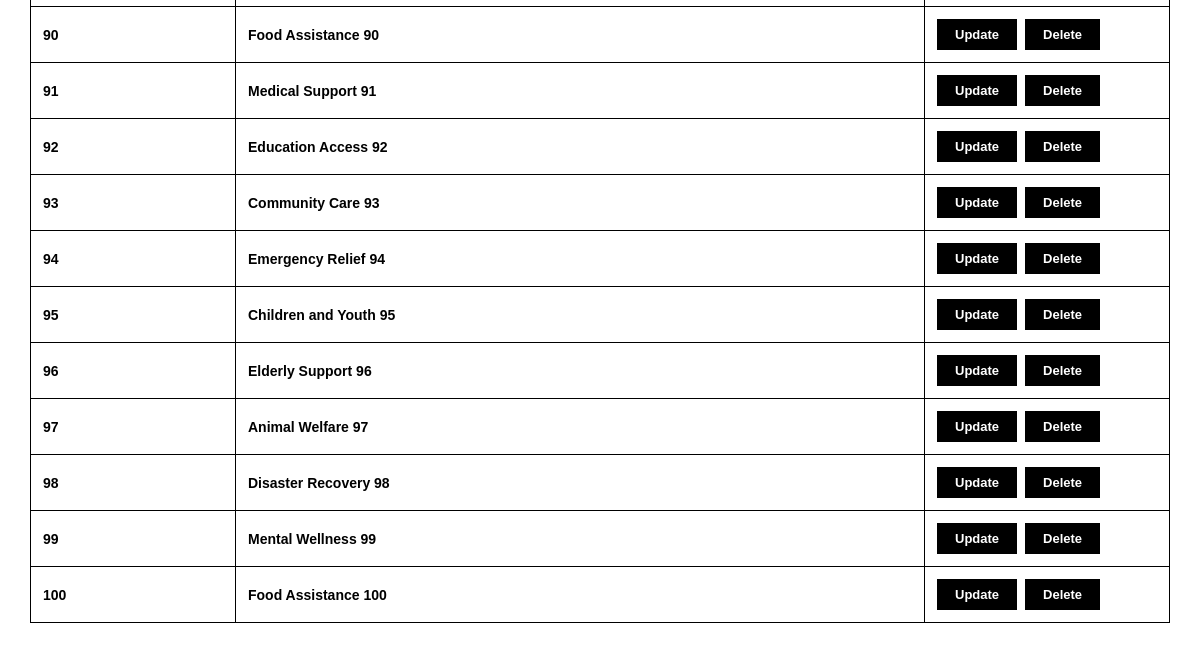
/categories (lower part), run on an earlier commit of the app's database.
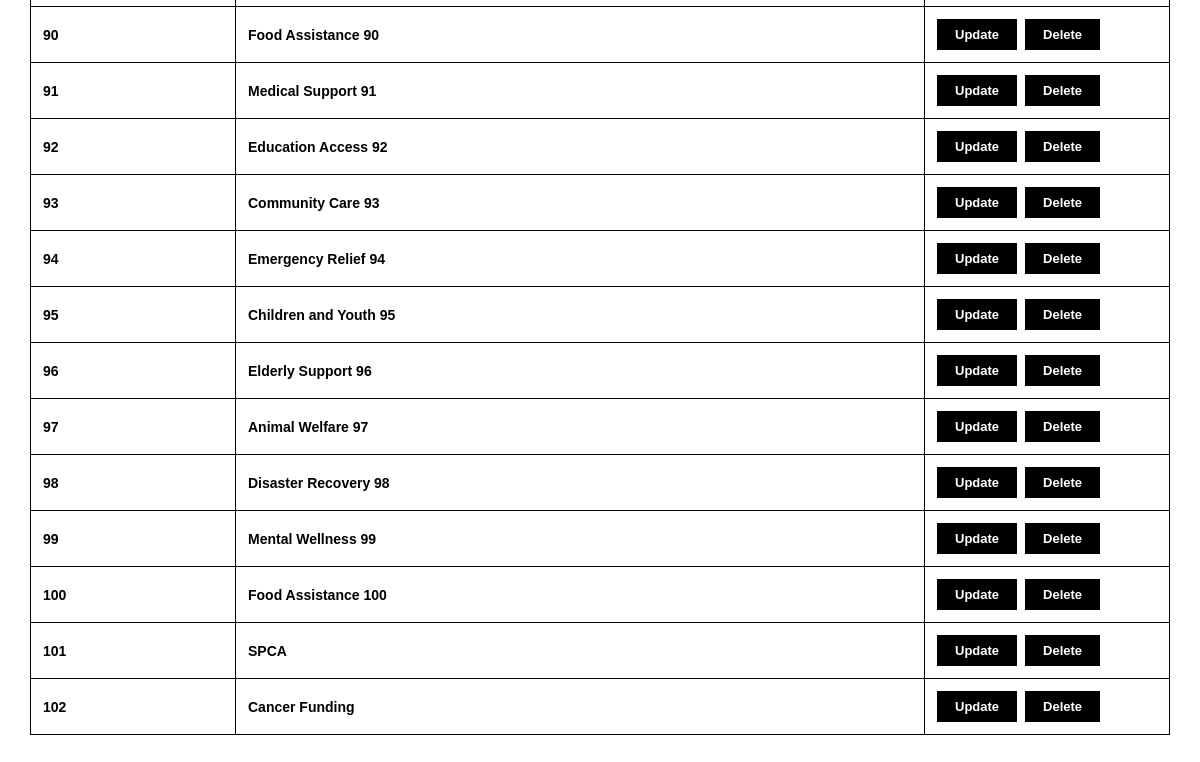
And on a later commit of the database.
### tables this page shows
CREATE TABLE category(
    category_id INTEGER PRIMARY KEY,
    category_name TEXT NOT NULL UNIQUE
);

### boundary/fundraising_category_routes.py (the view)
@fundraising_category_bp.route("/categories")
def main_page():
    search_term = request.args.get("search", "")
    if "search" in request.args:
        if search_term.strip():
            controller = search_fundraising_category_controller()
            categories = controller.searchCategories(search_term)
        else:
            flash("Category name needs to be provided.", "error")
            controller = view_fundraising_category_controller()
            categories = controller.viewFundraisingCategory()
    else:
            controller = view_fundraising_category_controller()
            categories = controller.viewFundraisingCategory()
    return render_template(
        "categories/category_main_page.html",
        categories=categories,
        search_term = search_term
    )

### control/view_fundraising_category_controller.py (called while the page is built)
    def viewFundraisingCategory(self) -> List["FundraisingCategory"]:
        return FundraisingCategory.getAllCategories()

### db.py (called while the page is built)
def get_connection():
    connection = sqlite3.connect(DB_PATH) #open database
    connection.row_factory = sqlite3.Row #Enable access to columns using name
    connection.execute("PRAGMA foreign_keys = ON") #enforce foreign keys
    return connection

### entity/fundraising_category.py (called while the page is built)
    @classmethod
    def fromRow(cls, row) -> "FundraisingCategory":
        return cls(
            categoryId = row["category_id"],
            categoryName = row["category_name"]
        )

    @classmethod
    def getAllCategories(cls) -> List["FundraisingCategory"]:
        connection = get_connection()
        cursor = connection.execute(
            """
            SELECT category_id, category_name
            FROM category
            ORDER BY category_id
            """
        )
        rows = cursor.fetchall()
        connection.close()
        return [cls.fromRow(row) for row in rows]

### templates/categories/category_main_page.html (shortened to what this page needs)
<!DOCTYPE html>
<html>
<head>
</head>
<body>
    <div class="content">
        <table>
            <tbody>
                {% if categories %}
                    {% for category in categories %}
                        <tr>
                            <td>{{ category.categoryId }}</td>
                            <td>{{ category.categoryName }}</td>
                            <td>
                                <div class="actions">
                                    <a href="{{ url_for('fundraising_category.update_category', categoryId=category.categoryId) }}" class="btn-black">Update</a>
                                    <button
                                        class="btn-black"
                                        type="button"
                                        onclick='openDeleteCategoryModal({{ category.categoryId|tojson }}, {{ category.categoryName|tojson }})'
                                    >
                                        Delete
                                    </button>
                                </div>
                            </td>
                        </tr>
                    {% endfor %}
                {% elif categories == 0 %}
                    <tr>
                        <td class="empty-row" colspan="3">Search fundraising categories by name.</td>
                    </tr>
                {% else %}
                    <tr>
                        <td class="empty-row" colspan="3">No fundraising categories found.</td>
                    </tr>
                {% endif %}
            </tbody>
        </table>
    </div>
</body>
</html>

What changed in the data, as far as the page shows it:
added category: categoryId "101", categoryName "SPCA"
added category: categoryId "102", categoryName "Cancer Funding"
